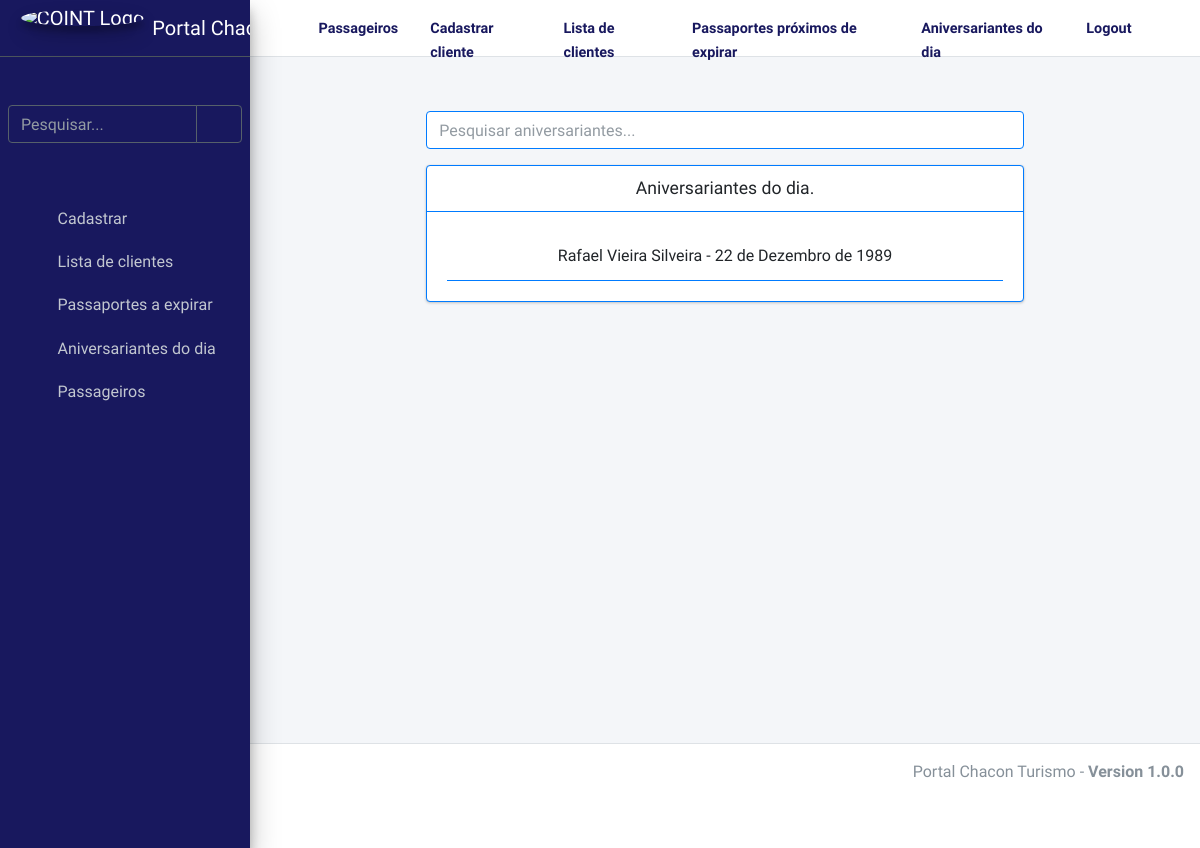
The page /example/aniversariantes/ (signed in) on the database its author committed.
### apps/app_exemplo/models.py (models this page shows, shortened)
class Clientes(models.Model):
    nome = models.CharField("Nome", max_length=255, blank=True, null=True)
    sobrenome = models.CharField("Sobrenome", max_length=255, blank=True, null=True)
    datanascimento = models.DateField("Data de Nascimento", auto_now_add=False, blank=True, null=True )
    passaporte = models.CharField("Passaporte", max_length=255, blank=True, null=True)
    datavalidade = models.DateField("Data de Validade", auto_now_add=False, blank=True, null=True )
    contato = models.PositiveIntegerField("Contato", blank=True, null=True)
    cpfcnpj = models.CharField("CPF ou CNPJ", max_length=400, blank=True, null=True)
    endereco = models.CharField("Endereço", max_length=1000, blank=True, null=True)
    email = models.CharField("Email", max_length=400, blank=True, null=True)

### apps/app_exemplo/views.py (the view)
# urls.py: path('aniversariantes/', views.ClientesAniversariantesView.as_view(), name='clientes-aniversariantes'),
@method_decorator(login_required, name='dispatch')
class ClientesAniversariantesView(TemplateView):
    template_name = "app_clientes/clientes_aniversariantes.html"  # Atualize com o caminho do seu template
    def get_context_data(self, **kwargs):
        context = super().get_context_data(**kwargs)
        today = datetime.now().date()
        aniversariantes_do_dia = models.Clientes.objects.filter(
            datanascimento__day=today.day,
            datanascimento__month=today.month
        )
        context['aniversariantes_do_dia'] = aniversariantes_do_dia
        return context

### apps/app_exemplo/templates/app_clientes/clientes_aniversariantes.html (shortened to what this page needs)
{% extends "base/base.html" %}
{% block content %}
<div class="container">
    <div class="row justify-content-center mb-3">
        <div class="col-lg-8">
            <input type="text" id="searchInput" class="form-control border border-primary" placeholder="Pesquisar aniversariantes...">
        </div>
    </div>
    <div class="row justify-content-center">
        <div class="col-lg-8">
            <div class="card border border-primary">
                <div class="card-header d-flex justify-content-center border-bottom border-primary">
                    <h5 class="card-title text-wrap text-break mb-0">Aniversariantes do dia.</h5>
                </div>
                <div class="card-body">
                    <ul class="list-group list-group-flush">
                        {% for dado in aniversariantes_do_dia %}
                            <li class="list-group-item border-bottom border-primary text-center">{{ dado.nome }} {{ dado.sobrenome }} - {{ dado.datanascimento }}</li>
                        {% empty %}
                            <li class="list-group-item text-center">Não tem nenhum aniversariante hoje.</li>
                        {% endfor %}
                    </ul>
                </div>
            </div>
        </div>
    </div>
</div>
{% endblock %}

### rows shown on the page
Clientes: nome "Rafael", sobrenome "Vieira Silveira", datanascimento "22 de Dezembro de 1989"
